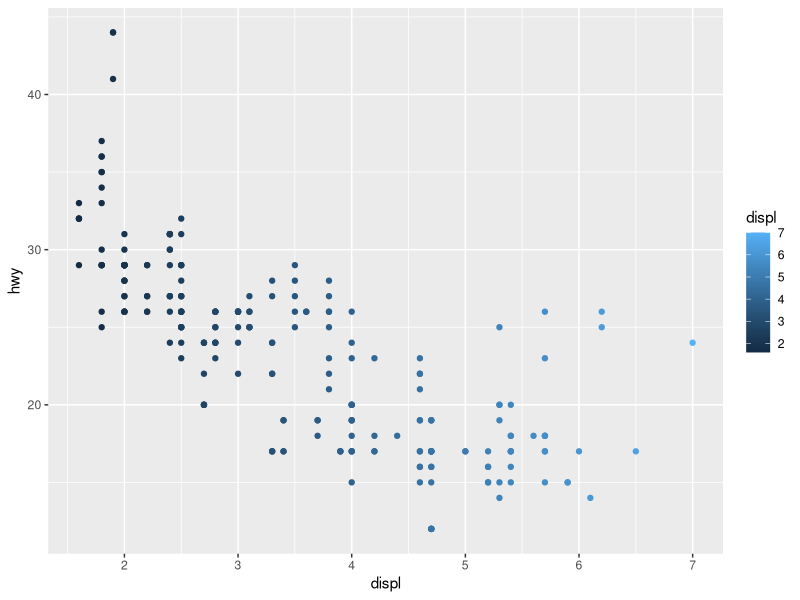
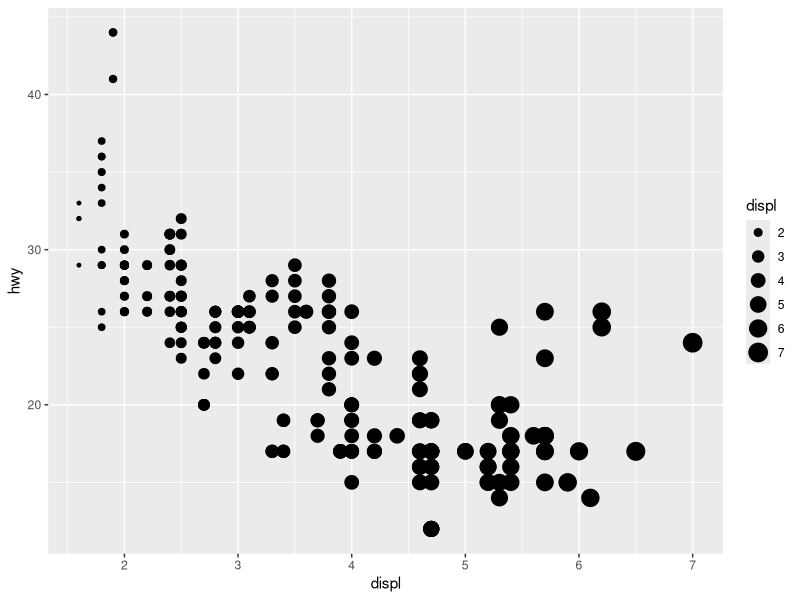
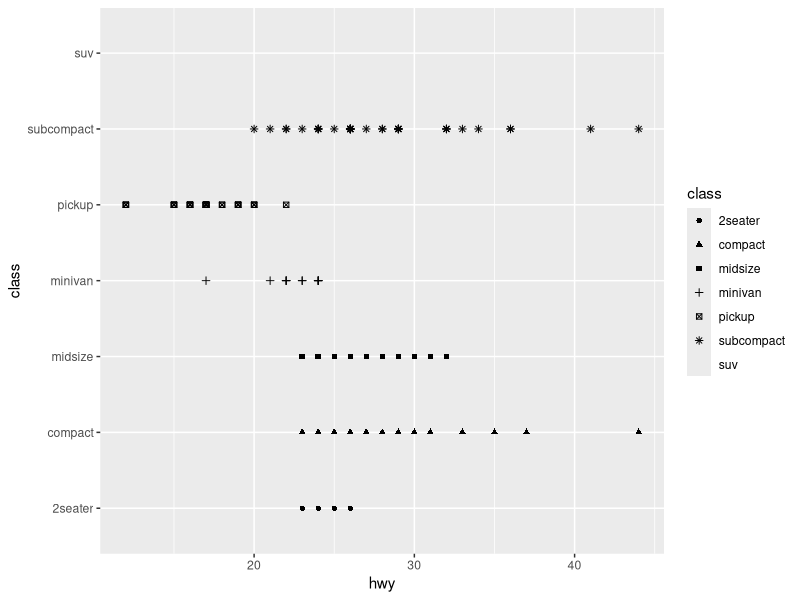
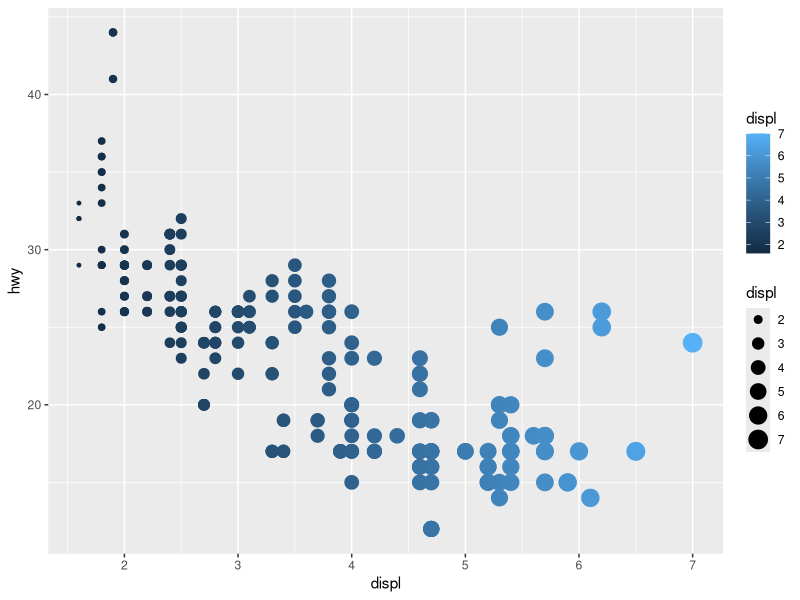
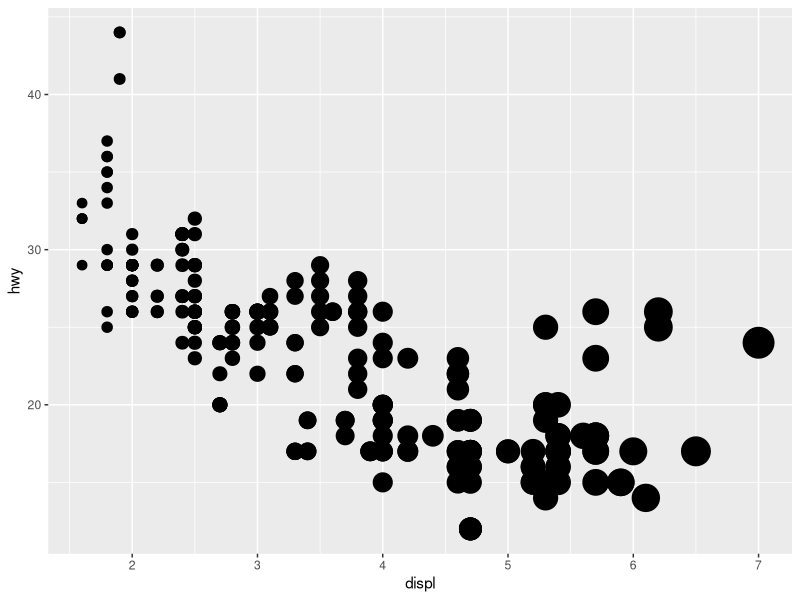
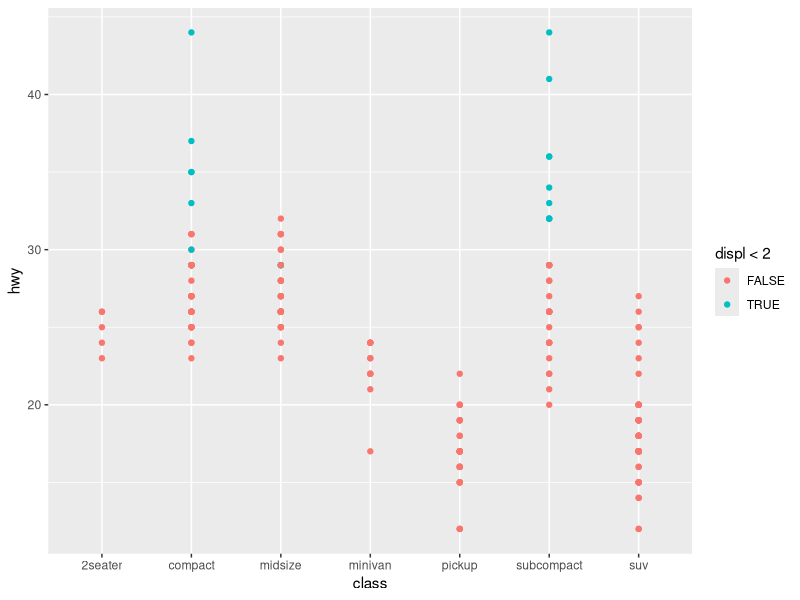

These charts were generated, in order, by the following R code:
## ---- chunk 1
knitr::opts_chunk$set(echo = TRUE)
## ---- chunk 2
library(ggplot2)
## ---- chunk 3
ggplot(data = mpg) +
  geom_point(mapping = aes(x = displ, y = hwy, color = displ))
## ---- chunk 4
ggplot(data = mpg) +
  geom_point(mapping = aes(x = displ, y = hwy, size = displ))
## ---- chunk 5
ggplot(data = mpg) +
  geom_point(mapping = aes(x = hwy, y = class, shape = class ))
## ---- chunk 6
ggplot(data = mpg) +
  geom_point(mapping = aes(x = displ, y = hwy, color = displ, size = displ))
## ---- chunk 7
ggplot(data = mpg) +
  geom_point(mapping = aes(x = displ, y = hwy, stroke = displ))
## ---- chunk 8
ggplot(data = mpg) +
  geom_point(mapping = aes(x = class, y = hwy, colour = displ < 2))
